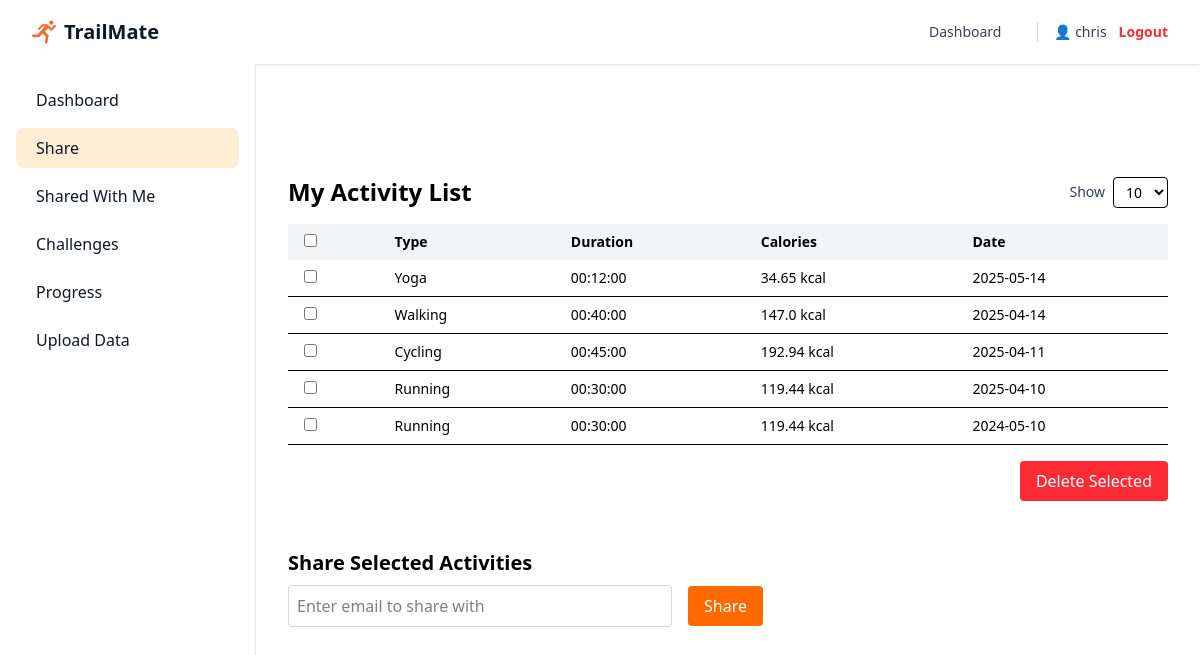
The page /share (signed in) on the database its author committed.
### app/models.py (models this page shows, shortened)
class User(db.Model, UserMixin):
    __tablename__ = "Users"
    id: Mapped[int] = mapped_column(primary_key=True, autoincrement=True, name="user_id")
    username: Mapped[str] = mapped_column(unique=True)
    email: Mapped[str] = mapped_column(unique=True, nullable=False)
    password_hash: Mapped[str] = mapped_column(nullable=False)

class ActivityRegistry(db.Model):
    __tablename__ = "ActivityRegistry"
    id: Mapped[int] = mapped_column(primary_key=True, autoincrement=True)
    upload_user_id: Mapped[int] = mapped_column(ForeignKey('Users.user_id'), nullable=False, name="upload_user_id")
    upload_time: Mapped[datetime] = mapped_column(DateTime, nullable=False)
    activity_date: Mapped[date] = mapped_column(Date, nullable=False)
    activity_type: Mapped[str] = mapped_column(nullable=False)
    activity_length: Mapped[time] = mapped_column(Time, nullable=False)
    calories_burned: Mapped[float] = mapped_column(nullable=False, default=0.0)
    distance_m: Mapped[float] = mapped_column(nullable=True)
    weight_kg: Mapped[float] = mapped_column(nullable=True)
    average_speed_mps: Mapped[float] = mapped_column(nullable=True)
    max_speed_mps: Mapped[float] = mapped_column(nullable=True)
    start_lat: Mapped[str] = mapped_column(nullable=True)  # GPS at the start
    end_lat: Mapped[str] = mapped_column(nullable=True)    # GPS at the end

### app/routes.py (the view, shortened to what this page needs)
    @app.route('/share', methods=['GET', 'POST'])
    @login_required
    def share():
        limit = request.args.get("limit", default=10, type=int)
        activities = ActivityRegistry.query \
            .filter_by(upload_user_id=current_user.id) \
            .order_by(ActivityRegistry.activity_date.desc()) \
            .limit(limit).all()
        return render_template("share.html", activities=activities)

### app/__init__.py (called while the page is built)
def create_app():
    app = Flask(__name__)
    app.config.from_object(Config)
    db.init_app(app)
    migrate.init_app(app, db)
    login_manager = LoginManager()
    login_manager.login_view = 'index'  # Redirect to 'index' if not logged in
    login_manager.login_message = "Please log in to access this page."
    login_manager.init_app(app)
    @login_manager.user_loader
    def load_user(user_id):
        return User.query.get(int(user_id))
    app.jinja_env.filters['todatetime'] = lambda s: datetime.strptime(s, "%Y-%m-%d")
    from app.routes import register_routes
    register_routes(app)
    from app import models  # Ensure models are imported
    return app

### app/templates/share.html (shortened to what this page needs)
{% extends "base.html" %}
{% block content %}
<div class="flex pt-16">
  {% include "_sidebar.html" %}
  <main class="sm:ml-64 w-full p-4 mt-4">
    <div class="pt-20 max-w-6xl mx-auto px-4 space-y-12">
      <section>
        <div class="flex items-center justify-between mb-4">
          <h2 class="text-2xl font-semibold">My Activity List</h2>
          <form method="GET" class="flex items-center space-x-2">
            <label for="limit" class="text-sm font-medium text-gray-700">Show</label>
            <select name="limit" id="limit" class="border rounded px-2 py-1 text-sm"
              onchange="this.form.submit()">
              <option value="10" {% if request.args.get('limit', '10') == '10' %}selected{% endif %}>10</option>
            </select>
          </form>
        </div>
        <form id="activity-form" method="POST" action="{{ url_for('share') }}">
          <table class="min-w-full table-auto text-sm mb-4">
            <thead>
              <tr class="text-left bg-gray-100">
                <th class="px-4 py-2"><input type="checkbox" id="select-all"></th>
                <th class="px-4 py-2">Type</th>
                <th class="px-4 py-2">Duration</th>
                <th class="px-4 py-2">Calories</th>
                <th class="px-4 py-2">Date</th>
              </tr>
            </thead>
            <tbody>
              {% for a in activities %}
              <tr class="border-b hover:bg-orange-50">
                <td class="px-4 py-2">
                  <input type="checkbox" name="selected_ids" value="{{ a.id }}" class="row-checkbox">
                </td>
                <td class="px-4 py-2">{{ a.activity_type.title() }}</td>
                <td class="px-4 py-2">{{ a.activity_length }}</td>
                <td class="px-4 py-2">{{ a.calories_burned }} kcal</td>
                <td class="px-4 py-2">{{ a.activity_date }}</td>
              </tr>
              {% endfor %}
            </tbody>
          </table>
          <div class="flex justify-end space-x-2">
            <button type="submit" class="bg-red-500 text-white px-4 py-2 rounded hover:bg-red-600"
              onclick="setActionAndSubmit('delete')">
              Delete Selected
            </button>
          </div>
        </form>
      </section>
      <section>
        <h3 class="text-xl font-semibold mb-2">Share Selected Activities</h3>
        <form method="POST" action="{{ url_for('share') }}" onsubmit="return collectShareIds()">
          <div class="flex flex-col sm:flex-row sm:items-center space-y-4 sm:space-y-0 sm:space-x-4">
            <input type="email" name="share_email" placeholder="Enter email to share with"
              class="border border-gray-300 rounded p-2 w-full sm:w-96" required>
            <button type="submit"
              class="bg-orange-500 text-white px-4 py-2 rounded hover:bg-orange-600">Share</button>
          </div>
        </form>
      </section>
    </div>
  </main>
</div>
{% endblock %}

### app/templates/base.html (shortened to what this page needs)
<!DOCTYPE html>
<html lang="en" class="scroll-smooth">
<head>
    <script src="https://cdn.jsdelivr.net/npm/@tailwindcss/browser@4"></script>
</head>
<body class="bg-white">
    <nav class="bg-white shadow-sm fixed w-full z-10">
        <div class="mx-auto max-w-7xl px-4 sm:px-6 lg:px-8">
          <div class="flex h-16 items-center justify-between">
            <a href="{{ url_for('index') }}" class="flex items-center space-x-2">
              <img class="h-6 w-6" src="{{ url_for('static', filename='images/logo.svg') }}" alt="TrailMate">
              <span class="text-xl font-bold text-gray-900">TrailMate</span>
            </a>
            <div class="flex items-center space-x-6">
              {% if current_user.is_authenticated %}
                <a href="{{ url_for('dashboard') }}" class="text-sm font-medium text-gray-700 hover:text-white hover:bg-orange-500 px-3 py-2 rounded-md ">Dashboard</a>
              <div class="flex items-center space-x-3 border-l pl-4 border-gray-300">
                <span class="text-sm font-medium text-gray-700">👤 {{ current_user.username }}</span>
                <a href="{{ url_for('logout') }}" class="text-sm font-semibold text-red-500 hover:text-red-700">Logout</a>
              </div>
              {% else %}
                <a href="#" onclick="openSignIn()" class="text-sm font-semibold text-gray-900">Log in <span aria-hidden="true">&rarr;</span></a>
              {% endif %}
            </div>
          </div>
        </div>
      </nav>
    {% block content %}{% endblock %}
</body>
</html>

### app/templates/_sidebar.html
<aside id="default-sidebar"
  class="fixed top-16 left-0 z-10 w-64 h-screen transition-transform -translate-x-full sm:translate-x-0 bg-white border-r border-gray-200">
  <div class="h-full p-4 overflow-y-auto">
    <ul class="space-y-2 font-medium">
      <li>
        <a href="{{ url_for('dashboard') }}"
           class="flex items-center p-2 text-gray-900 rounded-lg hover:bg-orange-100 group {% if request.path == '/dashboard' %}bg-orange-100{% endif %}">
          <span class="ms-3">Dashboard</span>
        </a>
      </li>
      <li>
        <a href="{{ url_for('share') }}"
           class="flex items-center p-2 text-gray-900 rounded-lg hover:bg-orange-100 group {% if request.path == '/share' %}bg-orange-100{% endif %}">
          <span class="ms-3">Share</span>
        </a>
      </li>
      <li>
        <a href="{{ url_for('shared_with_me') }}"
           class="flex items-center p-2 text-gray-900 rounded-lg hover:bg-orange-100 group {% if request.path == '/shared_with_me' %}bg-orange-100{% endif %}">
          <span class="ms-3">Shared With Me</span>
        </a>
      </li>
      <li>
        <a href="{{ url_for('challenges') }}"
           class="flex items-center p-2 text-gray-900 rounded-lg hover:bg-orange-100 group {% if request.path == '/challenges' %}bg-orange-100{% endif %}">
          <span class="ms-3">Challenges</span>
        </a>
      </li>
      <li>
        <a href="{{ url_for('visualise') }}"
           class="flex items-center p-2 text-gray-900 rounded-lg hover:bg-orange-100 group {% if request.path == '/visualise' %}bg-orange-100{% endif %}">
          <span class="ms-3">Progress</span>
        </a>
      </li>
      <li>
        <a href="{{ url_for('calories') }}"
           class="flex items-center p-2 text-gray-900 rounded-lg hover:bg-orange-100 group {% if request.path == '/calories' %}bg-orange-100{% endif %}">
          <span class="ms-3">Upload Data</span>
        </a>
      </li>
    </ul>
  </div>
</aside>

### rows shown on the page
User: username "chris"
ActivityRegistry: activity_type "Yoga", activity_length "00:12:00", calories_burned "34.65", activity_date "2025-05-14"
ActivityRegistry: activity_type "Walking", activity_length "00:40:00", calories_burned "147.0", activity_date "2025-04-14"
ActivityRegistry: activity_type "Cycling", activity_length "00:45:00", calories_burned "192.94", activity_date "2025-04-11"
ActivityRegistry: activity_type "Running", activity_length "00:30:00", calories_burned "119.44", activity_date "2025-04-10"
ActivityRegistry: activity_type "Running", activity_length "00:30:00", calories_burned "119.44", activity_date "2024-05-10"
